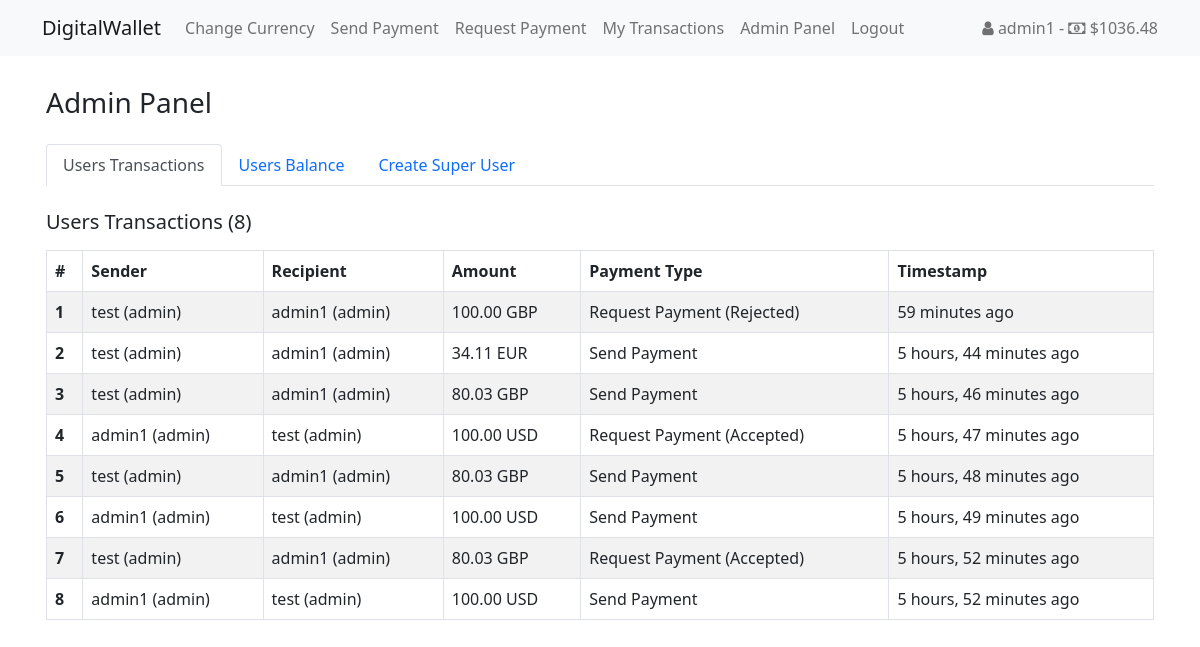
The app's page /webapps2024/users_transactions/ (signed in) with its own data.
### register/models.py (models this page shows, shortened)
class User(AbstractUser):
    CURRENCY_CHOICES = [
        ("GBP", "Pound Sterling"),
        ("USD", "US Dollar"),
        ("EUR", "Euro"),
    ]
    balance = models.DecimalField(max_digits=30, decimal_places=2, default=1000.00)
    currency = models.CharField(max_length=3, choices=CURRENCY_CHOICES, default="USD")
    CURRENCY_SIGNS = {
        "USD": "$",
        "EUR": "€",
        "GBP": "£",
    }
    def get_currency_sign(self):
        return self.CURRENCY_SIGNS.get(self.currency, self.currency)

### payapp/models.py (models this page shows, shortened)
class Transaction(models.Model):
    CURRENCY_CHOICES = [
        ("GBP", "Pound Sterling"),
        ("USD", "US Dollar"),
        ("EUR", "Euro"),
    ]
    sender = models.ForeignKey(settings.AUTH_USER_MODEL, on_delete=models.CASCADE, related_name='sent_transactions')
    receiver = models.ForeignKey(settings.AUTH_USER_MODEL, on_delete=models.CASCADE, related_name='received_transactions')
    amount = models.DecimalField(max_digits=10, decimal_places=2)
    converted_amount = models.DecimalField(max_digits=10, decimal_places=2, default=0)
    currency_sign = models.CharField(max_length=3, choices=CURRENCY_CHOICES, default="USD")
    is_request = models.BooleanField(default=False)
    is_accepted = models.BooleanField(default=False)
    is_rejected = models.BooleanField(default=False)
    is_convert = models.BooleanField(default=False)
    timestamp = models.DateTimeField(auto_now_add=True)

### payapp/views.py (the view)
# urls.py: path("users_transactions/", views.users_transactions, name="users_transactions"),
@staff_member_required
@login_required(login_url='/webapps2024/login/')
def users_transactions(request):
    current_tab = request.GET.get("tab", "transactions")
    transactions = Transaction.objects.all().order_by("-timestamp")
    all_users = User.objects.all()
    return render(
        request,
        "users_transactions.html",
        {
            "transactions": transactions,
            "all_users": all_users,
            "current_tab": current_tab,
        },
    )

### templates/users_transactions.html (shortened to what this page needs)
{% extends 'base.html' %} {% block content %}
<h3 class="mb-4">Admin Panel</h3>
<ul class="nav nav-tabs mb-4" id="myTab" role="tablist">
	<li class="nav-item" role="presentation">
		<a class="nav-link {% if current_tab == 'transactions' %} active {% endif %}" id="users_transactions-tab" data-bs-toggle="tab" data-bs-target="#users_transactions" type="button" role="tab" aria-controls="users_transactions" aria-selected="true" onclick="changeUrlAndTab('transactions')">Users Transactions</a>
	</li>
	<li class="nav-item" role="presentation">
		<a class="nav-link {% if current_tab == 'balance' %} active {% endif %}" id="users_balance-tab" data-bs-toggle="tab" data-bs-target="#users_balance" type="button" role="tab" aria-controls="users_balance" aria-selected="false" onclick="changeUrlAndTab('balance')">Users Balance</a>
	</li>
	<li class="nav-item" role="presentation">
		<a class="nav-link {% if current_tab == 'create_user' %} active {% endif %}" id="create_user-tab" data-bs-toggle="tab" data-bs-target="#create_user" type="button" role="tab" aria-controls="create_user" aria-selected="false" onclick="changeUrlAndTab('create_user')">Create Super User</a>
	</li>
</ul>
<div class="tab-content" id="myTabContent">
	<div class="tab-pane fade {% if current_tab == 'transactions' %} show active {% endif %}" id="users_transactions" role="tabpanel" aria-labelledby="users_transactions-tab">
		<h5 class="mb-3">Users Transactions ({{transactions|length}})</h5>
		<table class="table table-striped table-hover table-bordered">
			<thead>
				<tr>
					<th class="nowrap">#</th>
					<th class="nowrap">Sender</th>
					<th class="nowrap">Recipient</th>
					<th class="nowrap">Amount</th>
					<th class="nowrap">Payment Type</th>
					<th class="nowrap">Timestamp</th>
				</tr>
			</thead>
			<tbody>
				{% for transaction in transactions %}
				<tr>
					<th>{{ forloop.counter }}</th>
					<td>
						{{ transaction.sender.username }}
						{% if transaction.sender.is_superuser %}
						<span>(admin)</span>
						{% endif %}
					</td>
					<td>
						{{ transaction.receiver.username }}
						{% if transaction.receiver.is_superuser %}
						<span>(admin)</span>
						{% endif %}
					</td>
					<td>{{ transaction.converted_amount}} {{transaction.currency_sign}}</td>
					<td>
						{% if transaction.is_request %}
						Request Payment {% if transaction.is_accepted %}
						(Accepted) {% elif transaction.is_rejected %}
                        (Rejected)
                        {% else %} (Pending) {% endif %}
						{% else %} Send Payment {% endif %}
					</td>
					<td>{{ transaction.timestamp|timesince }} ago</td>
				</tr>
				{% empty %}
				<tr>
					<td colspan="6" class="text-center">No transactions.</td>
				</tr>
				{% endfor %}
			</tbody>
		</table>
	</div>
</div>
{% endblock %}

### templates/base.html (shortened to what this page needs)
<!DOCTYPE html>
<html lang="en">
	<head>
		<link href="https://cdn.jsdelivr.net/npm/bootstrap@5.0.2/dist/css/bootstrap.min.css" rel="stylesheet" />
		<link rel="stylesheet" href="https://stackpath.bootstrapcdn.com/font-awesome/4.7.0/css/font-awesome.min.css" />
	</head>
	<body>
		{% if user.is_authenticated %}
		<nav class="navbar navbar-expand-lg navbar-light bg-light fixed-top">
			<div class="container">
				<a class="navbar-brand">DigitalWallet</a>
				<div class="collapse navbar-collapse" id="navbarSupportedContent">
					<ul class="navbar-nav me-auto mb-2 mb-lg-0">
						<li class="nav-item">
							<a class="nav-link {% if request.path == '/change_currency/' %}active{% endif %}" href="{% url 'change_currency' %}">Change Currency</a>
						</li>
						<li class="nav-item">
							<a class="nav-link {% if request.path == '/send_payment/' %}active{% endif %}" href="{% url 'send_payment' %}">Send Payment</a>
						</li>
						<li class="nav-item">
							<a class="nav-link {% if request.path == '/request_payment/' %}active{% endif %}" href="{% url 'request_payment' %}">Request Payment</a>
						</li>
						<li class="nav-item">
							<a class="nav-link {% if request.path == '/' %}active{% endif %}" href="{% url 'view_transactions' %}">My Transactions</a>
						</li>
						{% if request.user.is_superuser %}
						<li class="nav-item">
							<a class="nav-link {% if request.path == '/users_transactions/' %}active{% endif %}" href="{% url 'users_transactions' %}">Admin Panel</a>
						</li>
						{% endif %}
						<li class="nav-item">
							<a class="nav-link" href="{% url 'logout' %}">Logout</a>
						</li>
					</ul>
					<span class="navbar-text">
						<i class="fa fa-user"></i>
						<span class="username">{{ user.username }}</span>
						-
						<i class="fa fa-money"></i>
						<span class="balance">{{user.get_currency_sign}}{{ user.balance }}</span>
					</span>
				</div>
			</div>
		</nav>
		{% endif %}
		<div class="container my-5 p-3" style="margin-top: 70px !important">{% block content %}{% endblock %}</div>
    </body>
</html>

### records on screen
User: username "admin1", get_currency_sign "$", balance "1036.48"
Transaction: shows "(admin)", is_request "Request Payment"
Transaction: shows "(admin)", is_request "Send Payment"
Transaction: shows "(admin)", is_request "Send Payment"
Transaction: shows "(admin)", is_request "Request Payment"
Transaction: shows "(admin)", is_request "Send Payment"
Transaction: shows "(admin)", is_request "Send Payment"
Transaction: shows "(admin)", is_request "Request Payment"
Transaction: shows "(admin)", is_request "Send Payment"

### other values on screen
{{ transactions|length }} "8"
